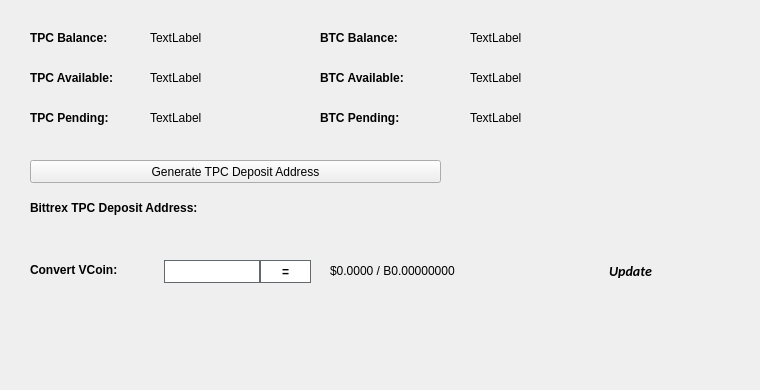
   <widget class="QWidget" name="BalanceTab">
    <attribute name="title">
     <string>Balance</string>
    </attribute>
    <widget class="QLabel" name="BitcoinBalanceLabel">
     <property name="geometry">
      <rect>
       <x>470</x>
       <y>30</y>
       <width>150</width>
       <height>16</height>
      </rect>
     </property>
     <property name="text">
      <string>TextLabel</string>
     </property>
    </widget>
    <widget class="QLabel" name="TPCBalanceLabel">
     <property name="geometry">
      <rect>
       <x>150</x>
       <y>30</y>
       <width>150</width>
       <height>16</height>
      </rect>
     </property>
     <property name="text">
      <string>TextLabel</string>
     </property>
    </widget>
    <widget class="QLabel" name="label_11">
     <property name="geometry">
      <rect>
       <x>30</x>
       <y>30</y>
       <width>101</width>
       <height>16</height>
      </rect>
     </property>
     <property name="font">
      <font>
       <weight>75</weight>
       <bold>true</bold>
      </font>
     </property>
     <property name="text">
      <string>TPC Balance:</string>
     </property>
    </widget>
    <widget class="QLabel" name="label_12">
     <property name="geometry">
      <rect>
       <x>320</x>
       <y>30</y>
       <width>101</width>
       <height>16</height>
      </rect>
     </property>
     <property name="font">
      <font>
       <weight>75</weight>
       <bold>true</bold>
      </font>
     </property>
     <property name="text">
      <string>BTC Balance:</string>
     </property>
    </widget>
    <widget class="QLabel" name="TPCAvailableLabel_2">
     <property name="geometry">
      <rect>
       <x>150</x>
       <y>70</y>
       <width>150</width>
       <height>16</height>
      </rect>
     </property>
     <property name="text">
      <string>TextLabel</string>
     </property>
    </widget>
    <widget class="QLabel" name="label_13">
     <property name="geometry">
      <rect>
       <x>30</x>
       <y>70</y>
       <width>111</width>
       <height>16</height>
      </rect>
     </property>
     <property name="font">
      <font>
       <weight>75</weight>
       <bold>true</bold>
      </font>
     </property>
     <property name="text">
      <string>TPC Available:</string>
     </property>
    </widget>
    <widget class="QLabel" name="label_14">
     <property name="geometry">
      <rect>
       <x>30</x>
       <y>110</y>
       <width>101</width>
       <height>16</height>
      </rect>
     </property>
     <property name="font">
      <font>
       <weight>75</weight>
       <bold>true</bold>
      </font>
     </property>
     <property name="text">
      <string>TPC Pending:</string>
     </property>
    </widget>
    <widget class="QLabel" name="TPCPendingLabel">
     <property name="geometry">
      <rect>
       <x>150</x>
       <y>110</y>
       <width>150</width>
       <height>16</height>
      </rect>
     </property>
     <property name="text">
      <string>TextLabel</string>
     </property>
    </widget>
    <widget class="QLabel" name="label_15">
     <property name="geometry">
      <rect>
       <x>320</x>
       <y>70</y>
       <width>111</width>
       <height>16</height>
      </rect>
     </property>
     <property name="font">
      <font>
       <weight>75</weight>
       <bold>true</bold>
      </font>
     </property>
     <property name="text">
      <string>BTC Available:</string>
     </property>
    </widget>
    <widget class="QLabel" name="BitcoinAvailableLabel">
     <property name="geometry">
      <rect>
       <x>470</x>
       <y>70</y>
       <width>150</width>
       <height>16</height>
      </rect>
     </property>
     <property name="text">
      <string>TextLabel</string>
     </property>
    </widget>
    <widget class="QLabel" name="label_31">
     <property name="geometry">
      <rect>
       <x>320</x>
       <y>110</y>
       <width>111</width>
       <height>16</height>
      </rect>
     </property>
     <property name="font">
      <font>
       <weight>75</weight>
       <bold>true</bold>
      </font>
     </property>
     <property name="text">
      <string>BTC Pending:</string>
     </property>
    </widget>
    <widget class="QLabel" name="BitcoinPendingLabel">
     <property name="geometry">
      <rect>
       <x>470</x>
       <y>110</y>
       <width>150</width>
       <height>16</height>
      </rect>
     </property>
     <property name="text">
      <string>TextLabel</string>
     </property>
    </widget>
    <widget class="QLabel" name="label_33">
     <property name="geometry">
      <rect>
       <x>30</x>
       <y>200</y>
       <width>221</width>
       <height>16</height>
      </rect>
     </property>
     <property name="font">
      <font>
       <weight>75</weight>
       <bold>true</bold>
      </font>
     </property>
     <property name="text">
      <string>Bittrex TPC Deposit Address:</string>
     </property>
    </widget>
    <widget class="QPushButton" name="GenDepositBTN">
     <property name="geometry">
      <rect>
       <x>30</x>
       <y>160</y>
       <width>411</width>
       <height>23</height>
      </rect>
     </property>
     <property name="text">
      <string>Generate TPC Deposit Address</string>
     </property>
     <property name="icon">
      <iconset resource="../tpc.qrc">
       <normaloff>:/icons/bitcoin</normaloff>:/icons/bitcoin</iconset>
     </property>
    </widget>
    <widget class="QLabel" name="DepositAddressLabel">
     <property name="geometry">
      <rect>
       <x>200</x>
       <y>200</y>
       <width>261</width>
       <height>16</height>
      </rect>
     </property>
     <property name="palette">
      <palette>
       <active>
        <colorrole role="WindowText">
         <brush brushstyle="SolidPattern">
          <color alpha="255">
           <red>0</red>
           <green>0</green>
           <blue>0</blue>
          </color>
         </brush>
        </colorrole>
        <colorrole role="Text">
         <brush brushstyle="SolidPattern">
          <color alpha="255">
           <red>0</red>
           <green>0</green>
           <blue>255</blue>
          </color>
         </brush>
        </colorrole>
       </active>
       <inactive>
        <colorrole role="WindowText">
         <brush brushstyle="SolidPattern">
          <color alpha="255">
           <red>0</red>
           <green>0</green>
           <blue>0</blue>
          </color>
         </brush>
        </colorrole>
        <colorrole role="Text">
         <brush brushstyle="SolidPattern">
          <color alpha="255">
           <red>0</red>
           <green>0</green>
           <blue>255</blue>
          </color>
         </brush>
        </colorrole>
       </inactive>
       <disabled>
        <colorrole role="WindowText">
         <brush brushstyle="SolidPattern">
          <color alpha="255">
           <red>120</red>
           <green>120</green>
           <blue>120</blue>
          </color>
         </brush>
        </colorrole>
        <colorrole role="Text">
         <brush brushstyle="SolidPattern">
          <color alpha="255">
           <red>120</red>
           <green>120</green>
           <blue>120</blue>
          </color>
         </brush>
        </colorrole>
       </disabled>
      </palette>
     </property>
     <property name="font">
      <font>
       <weight>75</weight>
       <bold>true</bold>
      </font>
     </property>
     <property name="text">
      <string/>
     </property>
     <property name="alignment">
      <set>Qt::AlignRight|Qt::AlignTrailing|Qt::AlignVCenter</set>
     </property>
     <property name="textInteractionFlags">
      <set>Qt::LinksAccessibleByMouse|Qt::TextSelectableByKeyboard|Qt::TextSelectableByMouse</set>
     </property>
    </widget>
    <widget class="QLabel" name="label_8">
     <property name="geometry">
      <rect>
       <x>460</x>
       <y>300</y>
       <width>281</width>
       <height>81</height>
      </rect>
     </property>
     <property name="text">
      <string/>
     </property>
     <property name="pixmap">
      <pixmap>:/images/bittrex</pixmap>
     </property>
    </widget>
    <widget class="QWidget" name="widgetConversion" native="true">
     <property name="geometry">
      <rect>
       <x>0</x>
       <y>250</y>
       <width>751</width>
       <height>43</height>
      </rect>
     </property>
     <property name="minimumSize">
      <size>
       <width>0</width>
       <height>43</height>
      </size>
     </property>
     <property name="styleSheet">
      <string notr="true"/>
     </property>
     <widget class="QPushButton" name="btnUpdateMarketData">
      <property name="geometry">
       <rect>
        <x>575</x>
        <y>0</y>
        <width>111</width>
        <height>41</height>
       </rect>
      </property>
      <property name="sizePolicy">
       <sizepolicy hsizetype="Expanding" vsizetype="Expanding">
        <horstretch>0</horstretch>
        <verstretch>0</verstretch>
       </sizepolicy>
      </property>
      <property name="font">
       <font>
        <family>calibri</family>
        <pointsize>-1</pointsize>
        <weight>75</weight>
        <italic>true</italic>
        <bold>true</bold>
       </font>
      </property>
      <property name="styleSheet">
       <string notr="true">margin:0px;text-align:center;padding:2px;border-radius:3px;font-style:italic;width:100px;font-size:14px;font-family:calibri;font-weight:600;</string>
      </property>
      <property name="text">
       <string>Update</string>
      </property>
      <property name="iconSize">
       <size>
        <width>150</width>
        <height>35</height>
       </size>
      </property>
      <property name="autoDefault">
       <bool>true</bool>
      </property>
      <property name="default">
       <bool>true</bool>
      </property>
     </widget>
     <widget class="QLabel" name="lblConvertVCoin">
      <property name="geometry">
       <rect>
        <x>30</x>
        <y>10</y>
        <width>131</width>
        <height>20</height>
       </rect>
      </property>
      <property name="styleSheet">
       <string notr="true"/>
      </property>
      <property name="text">
       <string>&lt;html&gt;&lt;head/&gt;&lt;body&gt;&lt;p&gt;&lt;span style=&quot; font-weight:600;&quot;&gt;Convert VCoin:&lt;/span&gt;&lt;/p&gt;&lt;/body&gt;&lt;/html&gt;</string>
      </property>
     </widget>
     <widget class="QLineEdit" name="txtConvertVCoinQty">
      <property name="geometry">
       <rect>
        <x>160</x>
        <y>10</y>
        <width>100</width>
        <height>23</height>
       </rect>
      </property>
      <property name="minimumSize">
       <size>
        <width>100</width>
        <height>23</height>
       </size>
      </property>
      <property name="maximumSize">
       <size>
        <width>100</width>
        <height>16777215</height>
       </size>
      </property>
      <property name="styleSheet">
       <string notr="true">border: 1px solid #61696c;margin-left:4px;</string>
      </property>
     </widget>
     <widget class="QPushButton" name="btnConvertPivx">
      <property name="geometry">
       <rect>
        <x>260</x>
        <y>10</y>
        <width>51</width>
        <height>23</height>
       </rect>
      </property>
      <property name="minimumSize">
       <size>
        <width>0</width>
        <height>23</height>
       </size>
      </property>
      <property name="styleSheet">
       <string notr="true">border:1px solid #61696c;background:white;font-weight:600;</string>
      </property>
      <property name="text">
       <string>=</string>
      </property>
     </widget>
     <widget class="QLabel" name="lblConvertVCoinResults">
      <property name="geometry">
       <rect>
        <x>330</x>
        <y>0</y>
        <width>201</width>
        <height>41</height>
       </rect>
      </property>
      <property name="styleSheet">
       <string notr="true"/>
      </property>
      <property name="text">
       <string>$0.0000 / B0.00000000</string>
      </property>
     </widget>
     <widget class="QLabel" name="iconOverviewUpdateWait">
      <property name="geometry">
       <rect>
        <x>670</x>
        <y>10</y>
        <width>24</width>
        <height>24</height>
       </rect>
      </property>
      <property name="text">
       <string/>
      </property>
      <property name="pixmap">
       <pixmap resource="../tpc.qrc">:/icons/transaction_1</pixmap>
      </property>
      <property name="scaledContents">
       <bool>true</bool>
      </property>
      <property name="alignment">
       <set>Qt::AlignCenter</set>
      </property>
     </widget>
    </widget>
   </widget>
